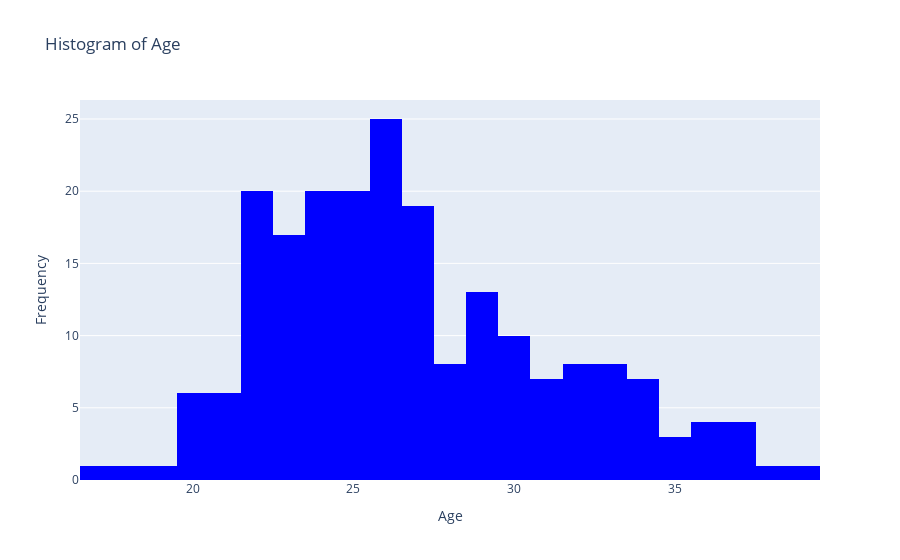

The notebook cell saved with this chart:
### Code cell
fig = px.histogram(ucl, x='Age', nbins=30, title="Histogram of Age",color_discrete_sequence=['blue'])
fig.update_layout(xaxis_title="Age", yaxis_title="Frequency")
fig.show()

### Figure 1 — Plotly figure (JSON) as saved in the notebook; plotly's stock layout.template omitted (floating-point values rounded to 4 significant figures; data arrays with more than 128 entries replaced by an {"elided": "..."} marker saying what was removed)
{"data": [{"bingroup": "x", "hovertemplate": "Age=%{x}<br>count=%{y}<extra></extra>", "legendgroup": "", "marker": {"color": "blue", "pattern": {"shape": ""}}, "name": "", "nbinsx": 30, "orientation": "v", "showlegend": false, "x": {"elided": "210 int values"}, "xaxis": "x", "yaxis": "y", "type": "histogram"}], "layout": {"xaxis": {"anchor": "y", "domain": [0.0, 1.0], "title": {"text": "Age"}}, "yaxis": {"anchor": "x", "domain": [0.0, 1.0], "title": {"text": "Frequency"}}, "legend": {"tracegroupgap": 0}, "title": {"text": "Histogram of Age"}, "barmode": "relative"}}
